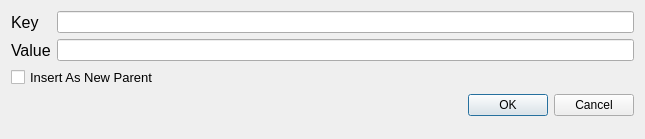
<?xml version="1.0" encoding="UTF-8"?>
<ui version="4.0">
 <class>Dialog</class>
 <widget class="QDialog" name="Dialog">
  <property name="geometry">
   <rect>
    <x>0</x>
    <y>0</y>
    <width>645</width>
    <height>139</height>
   </rect>
  </property>
  <property name="windowTitle">
   <string>Dialog</string>
  </property>
  <layout class="QFormLayout" name="formLayout">
   <item row="0" column="0">
    <widget class="QLabel" name="key_label">
     <property name="font">
      <font>
       <pointsize>12</pointsize>
      </font>
     </property>
     <property name="text">
      <string>Key</string>
     </property>
    </widget>
   </item>
   <item row="1" column="0">
    <widget class="QLabel" name="value_label">
     <property name="font">
      <font>
       <pointsize>12</pointsize>
      </font>
     </property>
     <property name="text">
      <string>Value</string>
     </property>
    </widget>
   </item>
   <item row="3" column="0" colspan="2">
    <widget class="QDialogButtonBox" name="buttonBox">
     <property name="orientation">
      <enum>Qt::Horizontal</enum>
     </property>
     <property name="standardButtons">
      <set>QDialogButtonBox::Cancel|QDialogButtonBox::Ok</set>
     </property>
    </widget>
   </item>
   <item row="0" column="1">
    <widget class="QLineEdit" name="key_line_edit"/>
   </item>
   <item row="1" column="1">
    <widget class="QLineEdit" name="value_line_edit"/>
   </item>
   <item row="2" column="0" colspan="2">
    <widget class="QCheckBox" name="checkBox">
     <property name="font">
      <font>
       <pointsize>10</pointsize>
      </font>
     </property>
     <property name="text">
      <string>Insert As New Parent</string>
     </property>
    </widget>
   </item>
  </layout>
 </widget>
 <resources/>
 <connections>
  <connection>
   <sender>buttonBox</sender>
   <signal>accepted()</signal>
   <receiver>Dialog</receiver>
   <slot>accept()</slot>
   <hints>
    <hint type="sourcelabel">
     <x>248</x>
     <y>254</y>
    </hint>
    <hint type="destinationlabel">
     <x>157</x>
     <y>274</y>
    </hint>
   </hints>
  </connection>
  <connection>
   <sender>buttonBox</sender>
   <signal>rejected()</signal>
   <receiver>Dialog</receiver>
   <slot>reject()</slot>
   <hints>
    <hint type="sourcelabel">
     <x>316</x>
     <y>260</y>
    </hint>
    <hint type="destinationlabel">
     <x>286</x>
     <y>274</y>
    </hint>
   </hints>
  </connection>
 </connections>
</ui>
